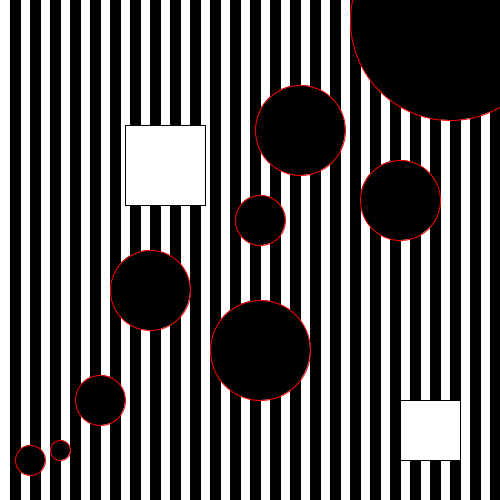
Frame 1 (no input)
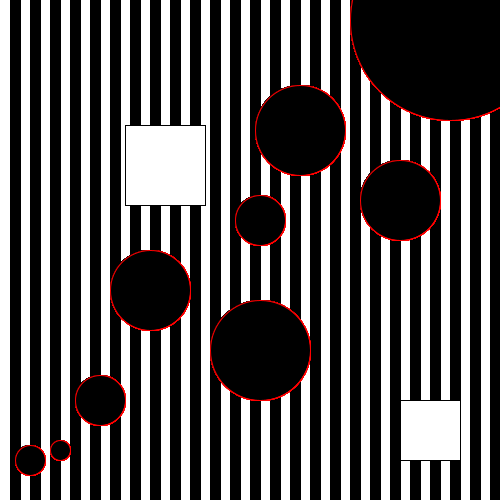
Frame 60 (the mouse pressed at the canvas centre just before this capture)
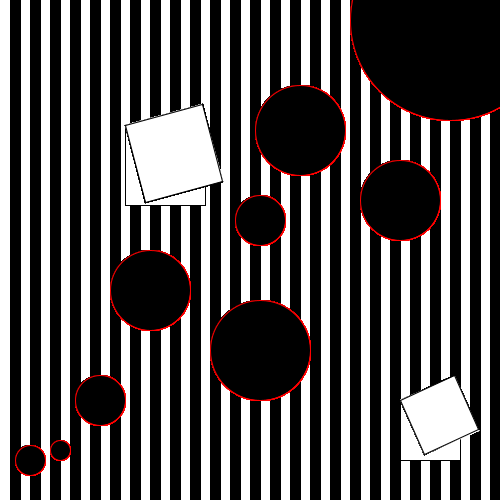
Frame 120 (the mouse held since frame 60 and released just before this capture)

The Processing sketch that drew these frames (run headless with seeded random() and noise(); from frame 60 on, the mouse is pressed at the canvas centre):

// Processing sketch: processing_118743
// ── processing_118743.pde

void setup()
{
size(500,500);
background(255);
fill(0);
rect(10,0,10,500);
rect(30,0,10,500);
rect(50,0,10,500);
rect(70,0,10,500);
rect(90,0,10,500);
rect(110,0,10,500);
rect(130,0,10,500);
rect(150,0,10,500);
rect(170,0,10,500);
rect(190,0,10,500);
rect(210,0,10,500);
rect(230,0,10,500);
rect(250,0,10,500);
rect(270,0,10,500);
rect(290,0,10,500);
rect(310,0,10,500);
rect(330,0,10,500);
rect(350,0,10,500);
rect(370,0,10,500);
rect(390,0,10,500);
rect(410,0,10,500);
rect(430,0,10,500);
rect(450,0,10,500);
rect(470,0,10,500);
rect(490,0,10,500);
}
void draw()
{
pushMatrix();
translate(width/4,height/4);
stroke(0);
fill(255);
rotate(mouseX/5);
rect(0,0,80,80);
popMatrix();
resetMatrix();
pushMatrix();
translate(400,400);
rotate(mouseX/8);
fill(255);
stroke(0);
rect(0,0,60,60);
popMatrix();
resetMatrix();

stroke(255,0,0);

fill(0,0,0);

ellipse(100,400,50,50);
ellipse(60,450,20,20);
ellipse(260,350,100,100);
ellipse(400,200,80,80);
ellipse(450,20,200,200);
ellipse(260,220,50,50);
ellipse(30,460,30,30);
ellipse(300,130,90,90);
ellipse(150,290,80,80);


}
